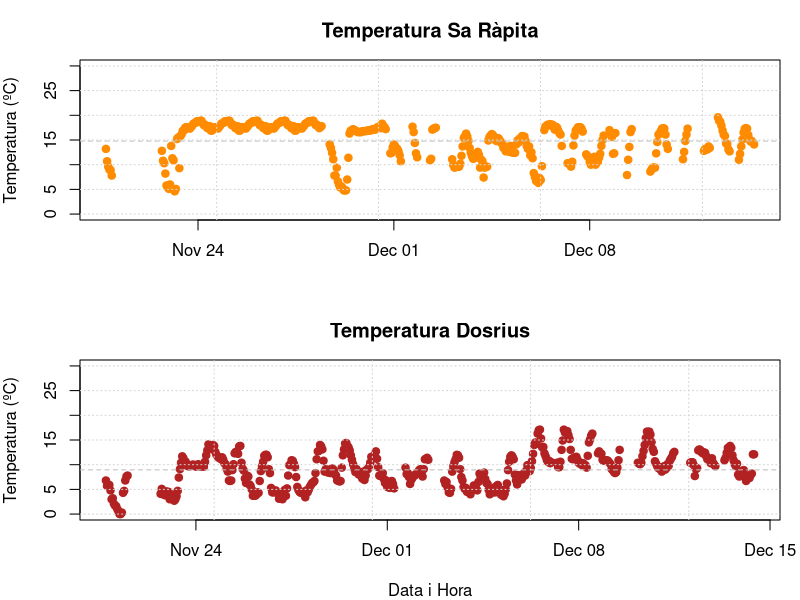

The R script that drew this image:
sarapita <- read.csv("error_sarapita.csv", header = TRUE)
sarapita$time <- as.POSIXct(sarapita$time, format="%Y-%m-%d %H:%M:%S")

dosrius <- read.csv("error_dosrius.csv", header = TRUE)
dosrius$time <- as.POSIXct(dosrius$time, format="%Y-%m-%d %H:%M:%S")


par(mfrow = c(2, 1), mar = c(4, 4, 3, 1))

# ############################################################
# GRÀFIC 1: Temperatura a SA RÀPITA (PUNTS)
# ############################################################

ylim_sarapita <- range(sarapita$temp, na.rm = TRUE)

plot(x = sarapita$time, 
     y = sarapita$temp, 
     type = "p",          # 'p' = Punts
     pch = 19,            # Forma del punt (Cercle sòlid)
     col = "darkorange",  
     cex = 1,             # Mida del punt (1 = normal)
     ylim = c(0, 30),
     main = "Temperatura Sa Ràpita",
     xlab = "",           
     ylab = "Temperatura (ºC)")

# Afegim línia de mitjana
abline(h = mean(sarapita$temp, na.rm=TRUE), col="gray", lty=2)
grid()

# ############################################################
# GRÀFIC 2: Temperatura a DOSRIUS (PUNTS)
# ############################################################

ylim_dosrius <- range(dosrius$temp, na.rm = TRUE)

plot(x = dosrius$time, 
     y = dosrius$temp, 
     type = "p",          # 'p' = Punts
     pch = 19,            # Forma del punt (Cercle sòlid)
     col = "firebrick",   
     cex = 1,
     ylim = c(0, 30),
     main = "Temperatura Dosrius",
     xlab = "Data i Hora",
     ylab = "Temperatura (ºC)")


abline(h = mean(dosrius$temp, na.rm=TRUE), col="gray", lty=2)
grid()

